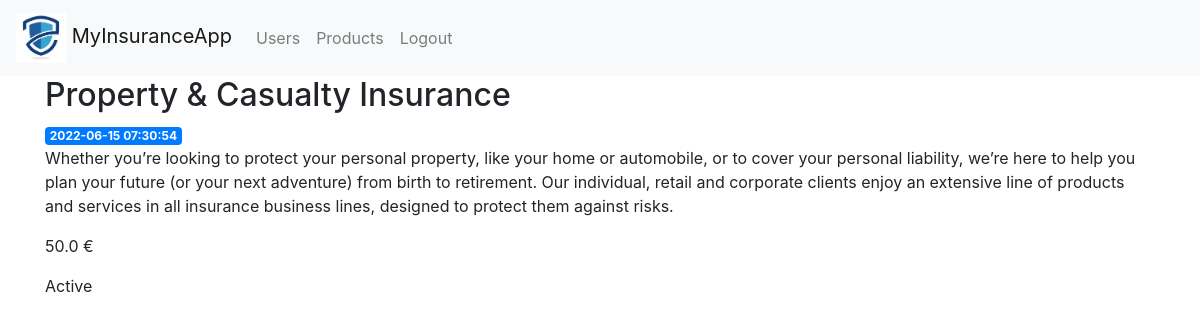
The page /products/1 (signed in) on the database its author committed.
### tables this page shows
CREATE TABLE products(
    id INTEGER PRIMARY KEY AUTOINCREMENT,
    created TIMESTAMP DEFAULT CURRENT_TIMESTAMP,
    name TEXT ,
    description TEXT,
    cost float ,
    is_active boolean
);

### project/controllers/web/product_controller.py (the view)
@app.route('/products/<int:product_id>')
def product(product_id):
    if not session.get("id"):
        return redirect(url_for('login'))
    theproduct = get_product(product_id)
    return render_template('product/product.html', product=theproduct)

### project/persistence/__init__.py (called while the page is built)
def dict_factory(cursor, row):
    d = {}
    for idx, col in enumerate(cursor.description):
        d[col[0]] = row[idx]
    return d

def get_db_connection():
    conn = sqlite3.connect('./database/database.db')
    conn.row_factory = dict_factory
    return conn

### project/persistence/products_dao.py (called while the page is built)
def get_product(product_id):
    conn = get_db_connection()
    product = conn.execute('SELECT * FROM products WHERE id = ?',
                        (product_id,)).fetchone()
    conn.close()
    if product is None:
        abort(404)
    return product

### project/templates/product/product.html
{% extends 'base.html' %}
{% block content %}
    <h2>{% block name %} {{ product['name'] }} {% endblock %}</h2>
    <span class="badge badge-primary">{{ product['created'] }}</span>
    <p>{{ product['description'] }}</p>
    <p>{{ product['cost'] }} €</p>
    <p>{{  'Active' if product['is_active'] else 'No active' }}</p>
{% endblock %}

### rows shown on the page
products: name "Property & Casualty Insurance", created "2022-06-15 07:30:54", description "Whether you’re looking to protect your personal property, like your home or automobile, or to cover your personal liability, we’re here to help you plan your future (or your next adventure) from birth to retirement. Our individual, retail and corporate clients enjoy an extensive line of products and services in all insurance business lines, designed to protect them against risks.", cost "50.0", is_active "Active"
